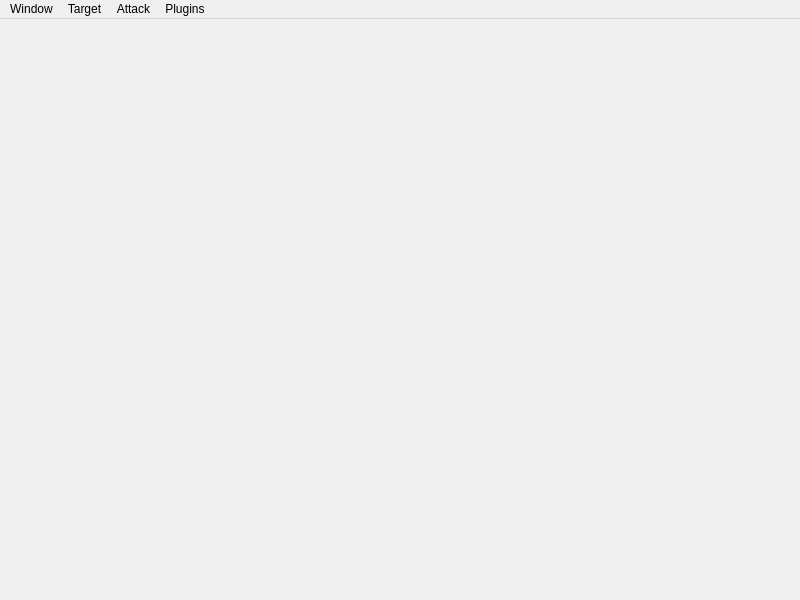
<?xml version="1.0" encoding="UTF-8"?>
<ui version="4.0">
 <class>MainWindow</class>
 <widget class="QMainWindow" name="MainWindow">
  <property name="geometry">
   <rect>
    <x>0</x>
    <y>0</y>
    <width>800</width>
    <height>600</height>
   </rect>
  </property>
  <property name="windowTitle">
   <string>MainWindow</string>
  </property>
  <widget class="QWidget" name="centralwidget"/>
  <widget class="QMenuBar" name="menubar">
   <property name="geometry">
    <rect>
     <x>0</x>
     <y>0</y>
     <width>800</width>
     <height>21</height>
    </rect>
   </property>
   <widget class="QMenu" name="menuWindow">
    <property name="title">
     <string>Window</string>
    </property>
    <addaction name="separator"/>
    <addaction name="actionSettings"/>
    <addaction name="separator"/>
    <addaction name="actionAbout"/>
    <addaction name="actionDocumentation"/>
    <addaction name="actionHelp"/>
    <addaction name="separator"/>
    <addaction name="actionReportBug"/>
    <addaction name="actionIdeas"/>
    <addaction name="separator"/>
    <addaction name="actionRestart"/>
    <addaction name="actionQuit"/>
   </widget>
   <widget class="QMenu" name="menuTarget">
    <property name="title">
     <string>Target</string>
    </property>
    <addaction name="actionSetTarget"/>
    <addaction name="actionDownloadSourceCode"/>
   </widget>
   <widget class="QMenu" name="menuAttack">
    <property name="title">
     <string>Attack</string>
    </property>
    <widget class="QMenu" name="menuInjections">
     <property name="title">
      <string>Injections</string>
     </property>
     <addaction name="actionSQLInjection2"/>
    </widget>
    <addaction name="menuInjections"/>
    <addaction name="actionXSS"/>
   </widget>
   <widget class="QMenu" name="menuPlugins">
    <property name="title">
     <string>Plugins</string>
    </property>
    <addaction name="actionAdd_2"/>
    <addaction name="actionInstall"/>
   </widget>
   <addaction name="menuWindow"/>
   <addaction name="menuTarget"/>
   <addaction name="menuAttack"/>
   <addaction name="menuPlugins"/>
  </widget>
  <action name="actionSettings">
   <property name="text">
    <string>Settings</string>
   </property>
  </action>
  <action name="actionRestart">
   <property name="text">
    <string>Restart</string>
   </property>
  </action>
  <action name="actionQuit">
   <property name="text">
    <string>Quit</string>
   </property>
  </action>
  <action name="actionAbout">
   <property name="text">
    <string>About</string>
   </property>
  </action>
  <action name="actionDocumentation">
   <property name="text">
    <string>Documentation</string>
   </property>
  </action>
  <action name="actionHelp">
   <property name="text">
    <string>Help</string>
   </property>
  </action>
  <action name="actionSetTarget">
   <property name="text">
    <string>Set target</string>
   </property>
  </action>
  <action name="actionDownloadSourceCode">
   <property name="text">
    <string>Download source code</string>
   </property>
  </action>
  <action name="actionXSS">
   <property name="text">
    <string>XSS</string>
   </property>
  </action>
  <action name="actionSQLInjection2">
   <property name="text">
    <string>SQL Injection</string>
   </property>
  </action>
  <action name="actionPlugins">
   <property name="text">
    <string>Plugins</string>
   </property>
  </action>
  <action name="actionAdd_2">
   <property name="text">
    <string>Manage</string>
   </property>
  </action>
  <action name="actionInstall">
   <property name="text">
    <string>Install</string>
   </property>
  </action>
  <action name="actionReportBug">
   <property name="text">
    <string>Report bug</string>
   </property>
  </action>
  <action name="actionIdeas">
   <property name="text">
    <string>Ideas</string>
   </property>
  </action>
  <action name="actionManageUsers">
   <property name="text">
    <string>Manage users</string>
   </property>
  </action>
 </widget>
 <resources/>
 <connections/>
</ui>
